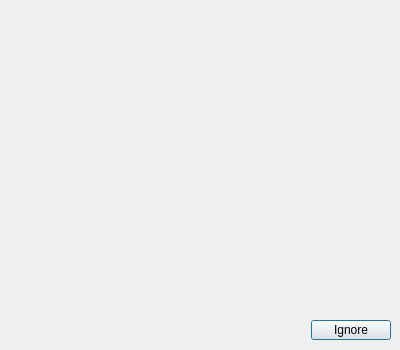
<?xml version="1.0" encoding="UTF-8"?>
<ui version="4.0">
 <class>AddClientDialog</class>
 <widget class="QDialog" name="AddClientDialog">
  <property name="geometry">
   <rect>
    <x>0</x>
    <y>0</y>
    <width>400</width>
    <height>350</height>
   </rect>
  </property>
  <property name="sizePolicy">
   <sizepolicy hsizetype="Preferred" vsizetype="Preferred">
    <horstretch>0</horstretch>
    <verstretch>0</verstretch>
   </sizepolicy>
  </property>
  <property name="windowTitle">
   <string>Dialog</string>
  </property>
  <widget class="QDialogButtonBox" name="m_pDialogButtonBox">
   <property name="geometry">
    <rect>
     <x>50</x>
     <y>320</y>
     <width>341</width>
     <height>20</height>
    </rect>
   </property>
   <property name="sizePolicy">
    <sizepolicy hsizetype="Preferred" vsizetype="Preferred">
     <horstretch>0</horstretch>
     <verstretch>0</verstretch>
    </sizepolicy>
   </property>
   <property name="orientation">
    <enum>Qt::Horizontal</enum>
   </property>
   <property name="standardButtons">
    <set>QDialogButtonBox::Ignore</set>
   </property>
   <property name="centerButtons">
    <bool>false</bool>
   </property>
  </widget>
  <widget class="QWidget" name="gridLayoutWidget">
   <property name="geometry">
    <rect>
     <x>10</x>
     <y>10</y>
     <width>381</width>
     <height>301</height>
    </rect>
   </property>
   <layout class="QGridLayout" name="gridLayout"/>
  </widget>
 </widget>
 <resources/>
 <connections>
  <connection>
   <sender>m_pDialogButtonBox</sender>
   <signal>accepted()</signal>
   <receiver>AddClientDialog</receiver>
   <slot>accept()</slot>
   <hints>
    <hint type="sourcelabel">
     <x>248</x>
     <y>254</y>
    </hint>
    <hint type="destinationlabel">
     <x>157</x>
     <y>274</y>
    </hint>
   </hints>
  </connection>
  <connection>
   <sender>m_pDialogButtonBox</sender>
   <signal>rejected()</signal>
   <receiver>AddClientDialog</receiver>
   <slot>reject()</slot>
   <hints>
    <hint type="sourcelabel">
     <x>316</x>
     <y>260</y>
    </hint>
    <hint type="destinationlabel">
     <x>286</x>
     <y>274</y>
    </hint>
   </hints>
  </connection>
 </connections>
</ui>
